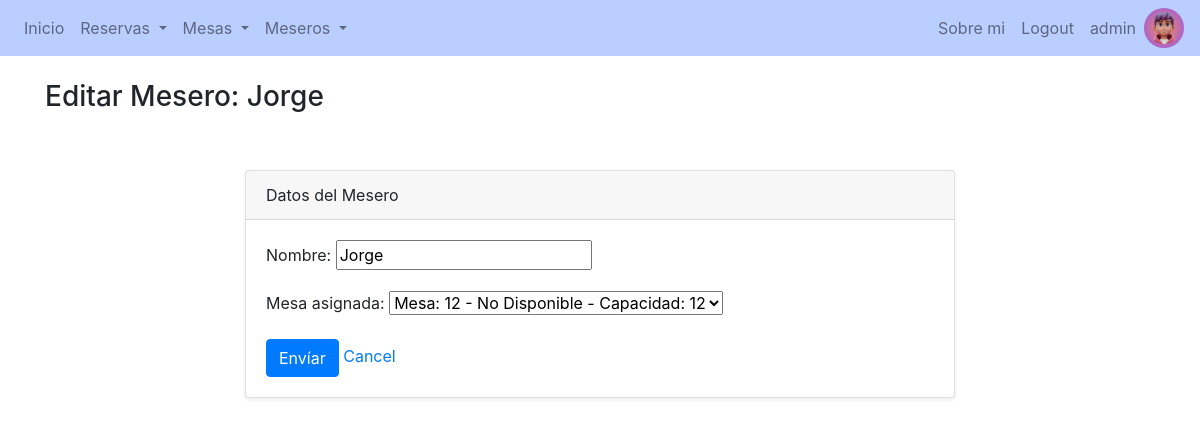
Page /restaurant/mesero/4/update (signed in) on the committed database.
### Restaurant/models.py (models this page shows, shortened)
class Avatar(models.Model):
    user = models.OneToOneField(User, on_delete=models.CASCADE, related_name="avatar")
    image = models.ImageField(upload_to="avatars/")

class Mesero(models.Model):
    nombre = models.CharField(max_length=50)
    mesa_asignada = models.ForeignKey(Mesa, on_delete=models.CASCADE, related_name='meseros')

### Restaurant/views.py (the view)
# urls.py: path("mesero/<int:pk>/update", MeseroUpdateView.as_view(), name="mesero-update"),
class MeseroUpdateView(LoginRequiredMixin,UpdateView):
    model = Mesero
    template_name = 'Restaurant/mesero_form.html'
    fields = ['nombre', 'mesa_asignada']
    context_object_name = 'mesero'
    success_url = reverse_lazy('mesero-lista')

### Restaurant/models.py (called while the page is built)
    def __str__(self):
        return f"Mesa: {self.numero} - {'Disponible' if self.disponible else 'No Disponible'} - Capacidad: {self.capacidad}"

### Restaurant/templates/Restaurant/mesero_form.html (shortened to what this page needs)
{% extends 'Restaurant/base.html' %}
{% block content %}
<h3>{% if object %}Editar Mesero: {{ object.nombre }}{% else %}Nuevo Mesero{% endif %}</h3>
    <section class="py-5">
        <div class="container">
            <div class="row">
                <div class="col-lg-8 mx-auto">
                    <div class="card shadow-sm">
                        <div class="card-header">
                            Datos del Mesero
                        </div>
                        <div class="card-body">
                            <form method="post">
                                {{ form.as_p }}
                                <button type="submit" class="btn btn-primary">Envíar</button>
                                <a href="{% url 'mesero-lista' %}">Cancel</a>
                            </form>
                        </div>
                    </div>
                </div>
            </div>
        </div>
    </section>
{% endblock %}

### Restaurant/templates/Restaurant/base.html (shortened to what this page needs)
{% load static %}
<!DOCTYPE html>
<html lang="en">
<head>
    <link rel="stylesheet" href="{% static 'Restaurant/bootstrap.css' %}">
</head>
<body>
    <nav class="navbar navbar-expand-lg navbar-light" style="background-color:#BACEFF">
        <div class="collapse navbar-collapse" id="navbarNav">
            <ul class="navbar-nav">
                <li class="nav-item">
                    <a class="nav-link" href="{% url 'home' %}">Inicio</a>
                </li>
                {% if user.is_authenticated %}
                <li class="nav-item dropdown">
                    <a class="nav-link dropdown-toggle" href="#" id="navbarDropdownMenuLinkReserva" role="button" data-toggle="dropdown" aria-haspopup="true" aria-expanded="false">
                        Reservas
                    </a>
                </li>
                <li class="nav-item dropdown">
                    <a class="nav-link dropdown-toggle" href="#" id="navbarDropdownMenuLinkSala" role="button" data-toggle="dropdown" aria-haspopup="true" aria-expanded="false">
                        Mesas
                    </a>
                </li>
                <li class="nav-item dropdown">
                    <a class="nav-link dropdown-toggle" href="#" id="navbarDropdownMenuLinkSala" role="button" data-toggle="dropdown" aria-haspopup="true" aria-expanded="false">
                        Meseros
                    </a>
                </li>
                {% endif %}
            </ul>
        <ul class="navbar-nav ml-auto">
            {% if user.is_authenticated %}
                <li class="nav-item">
                    <a class="nav-link" href="{% url 'about-me' %}">Sobre mi</a>
                </li>
                <li class="nav-item">
                    <a class="nav-link" href="{% url 'logout' %}">Logout</a>
                </li>
                <li class="nav-item">
                    <a class="nav-link" href="{% url 'user-edit' %}">{{ user }}</a>
                </li>
                <li class="nav-item">
                    {% if user.avatar.image %}
                    <a href="{% url 'avatar' %}">
                        <img src="{{ user.avatar.image.url }}" alt="Avatar" style="height: 40px; width: 40px; border-radius: 50%;">
                    </a>
                    {% else %}
                    <li class="nav-item">
                        <a href="{% url 'avatar' %}" class="nav-link">Ingresar Avatar</a>
                    </li>
                    {% endif %}
                </li>
            {% endif %}
        </ul>
        </div>
    </nav>
    <div class="container mt-4">
        {% block content %}{% endblock content %}
    </div>
</body>
</html>

### rows in the picture
Mesero: nombre "Jorge", mesa_asignada "Mesa: 12 - No Disponible - Capacidad: 12"

### other values in the picture
{{ user }} "admin"
